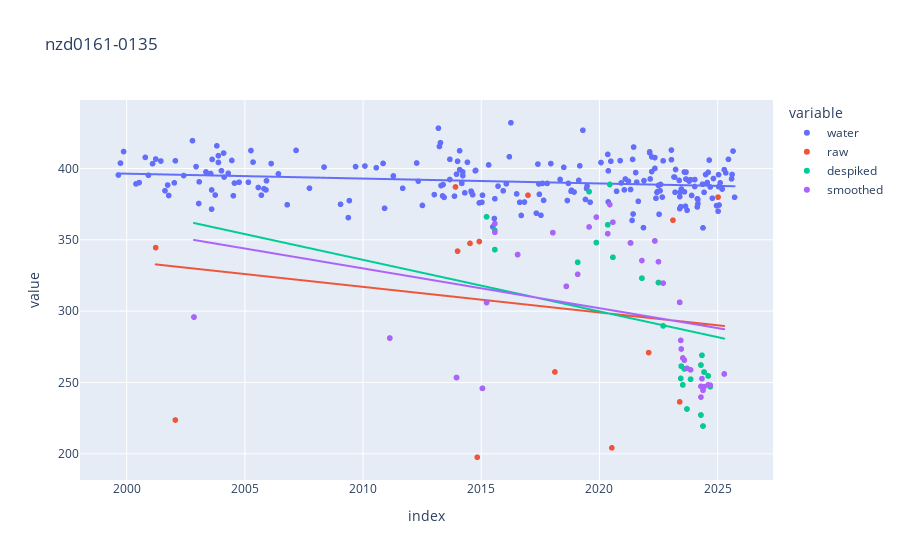

The cell this chart's notebook holds for it:
### Code cell
from coastsat import SDS_transects

def despike(chainage, threshold=40):
    chainage = chainage.dropna()
    if len(chainage) < 5:
        return chainage
    chainage, dates = SDS_transects.identify_outliers(
        chainage.tolist(), chainage.index.tolist(), threshold
    )
    return pd.Series(chainage, index=dates)

despiked = despike(veg)
smoothed = despiked.rolling("180d", min_periods=1).mean()
df = pd.DataFrame({"water": water, "raw": veg, "despiked": despiked, "smoothed": smoothed})
px.scatter(df, trendline="ols", title=transect_id)
